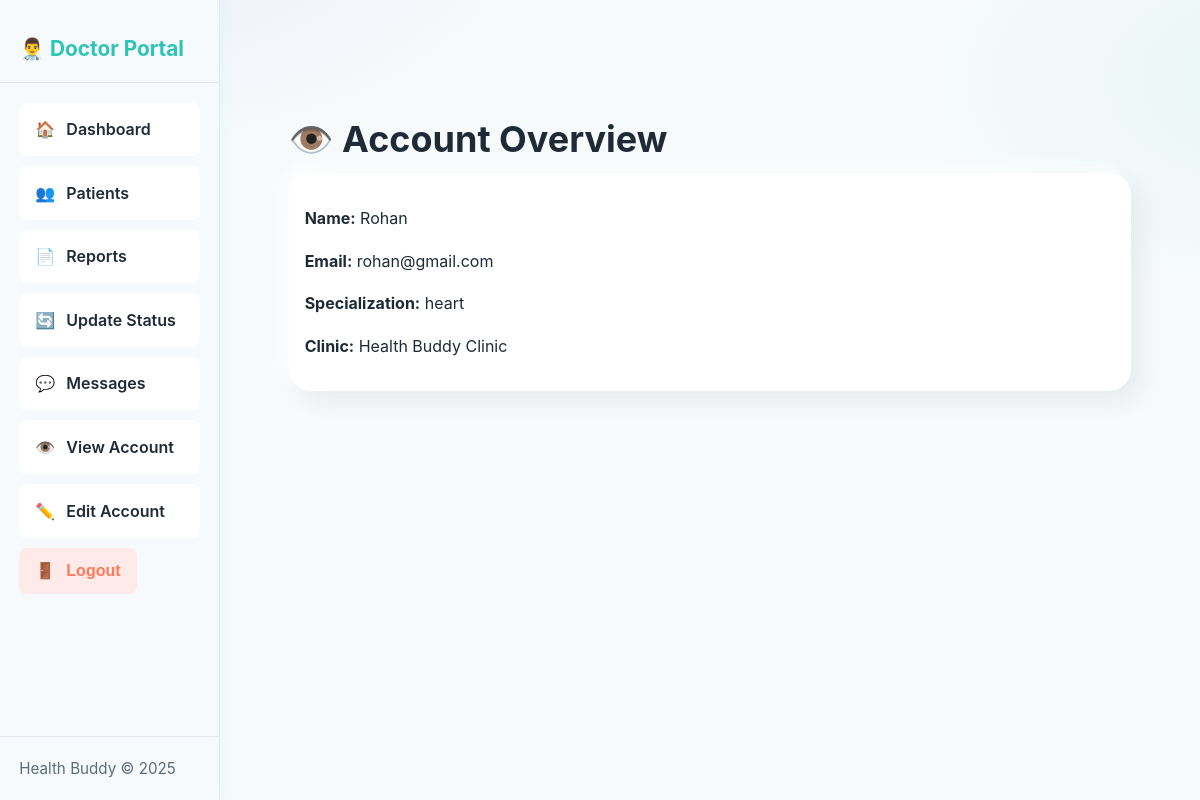
Page /doctor/account-view/ (signed in) on the committed database.
### users/models.py (models this page shows)
class create_doctor(models.Model):
    doc_id = models.CharField(max_length=100, unique=True)
    name= models.CharField(max_length=100)
    email= models.EmailField()
    phone= models.CharField(max_length=15)
    department= models.CharField(max_length=100)
    specialist= models.CharField(max_length=100)
    license_no= models.CharField(max_length=50)
    experience= models.IntegerField()
    password= models.CharField(max_length=100, default="password123")

### PDS/views.py (the view)
# urls.py: path('doctor/account-view/', views.doctor_account_view, name='doctor-account-view'),
def doctor_account_view(request):
    email = request.session.get('doctor_session')
    doctor_acc = create_doctor.objects.get(email=email)
    return render(request, "doctor-account-view.html", {
        'doctor_acc': doctor_acc
    })

### templates/doctor-account-view.html
{% extends 'doctor-base.html' %} {% block doctor %}
  <main class="main-content fade-in">
    <section class="section container reveal">
      <h2 class="h2">👁️ Account Overview</h2>
      <div class="card" style="padding:1rem;">
        <p><b>Name:</b> {{ doctor_acc.name }}</p>
        <p><b>Email:</b> <span id="accountEmail">{{ doctor_acc.email }}</span></p>
        <p><b>Specialization:</b> {{ doctor_acc.specialist }}</p>
        <p><b>Clinic:</b> Health Buddy Clinic</p>
      </div>
    </section>
  </main>
{% endblock %}

### static/styles.css (style rules this page uses)
:root { --bg:#f7fafb; --text:#1f2a37; --muted:#5b6b7b; --card:#ffffff; --primary:#2ec4b6; --secondary:#6558f5; --accent:#ff7a59; --yellow:#ffd166; --radius:22px; --shadow-soft: 10px 10px 24px rgba(31,42,55,.07), -6px -6px 16px #ffffff; --shadow-press: inset 6px 6px 14px rgba(31,42,55,.08), inset -6px -6px 14px rgba(255,255,255,.65); }
* { box-sizing:border-box }
html,body { height:100% }
body { margin:0; font-family: Inter, ui-sans-serif, system-ui, -apple-system, Segoe UI, Roboto, "Helvetica Neue", Arial; color:var(--text); background: radial-gradient(700px 380px at 10% -10%, rgba(101,88,245,.08), transparent 60%), radial-gradient(700px 380px at 110% 10%, rgba(46,196,182,.08), transparent 60%), var(--bg); line-height:1.65; overflow-x:hidden; }
.container { width:min(1100px, 92%); margin-inline:auto }
.section { padding:60px 0 }
.h2 { font-size:clamp(1.6rem, 1.2rem + 1.4vw, 2.4rem); margin:10px 0 4px }
.card { background:var(--card); border-radius:var(--radius); padding:22px; box-shadow:var(--shadow-soft); transition: transform .2s ease, box-shadow .2s ease; }
.main-content { margin-left: 220px; padding: 2.5rem 2rem; }
.card { transition: all 0.4s cubic-bezier(0.175, 0.885, 0.32, 1.275); }
.reveal { opacity: 0; transform: translateY(30px); transition: all 0.6s ease; }
.fade-in { animation: fadeInUp 0.8s ease-out; }
.reveal { opacity:0; transform: translateY(30px); transition: opacity .6s ease, transform .6s ease }
.reveal.show { opacity:1; transform:none }

### rows in the picture
create_doctor: name "Rohan", email "rohan@gmail.com", specialist "heart"
